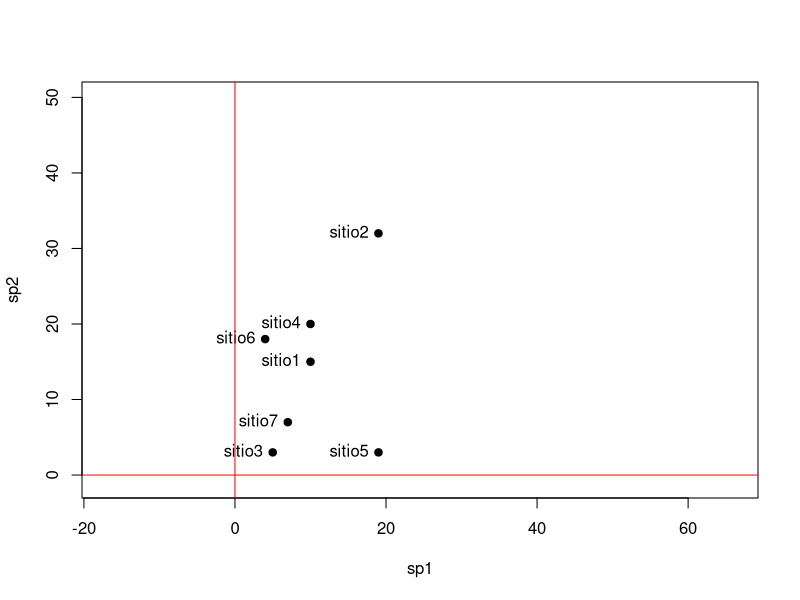
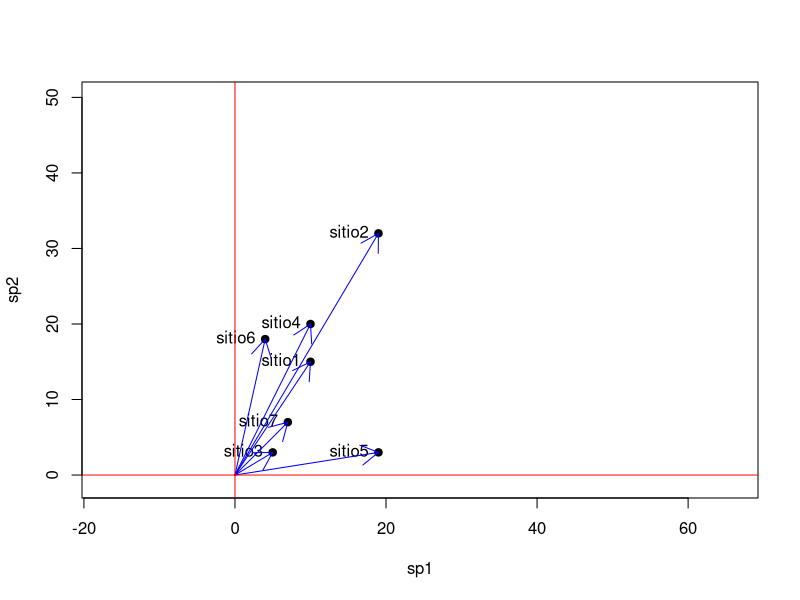
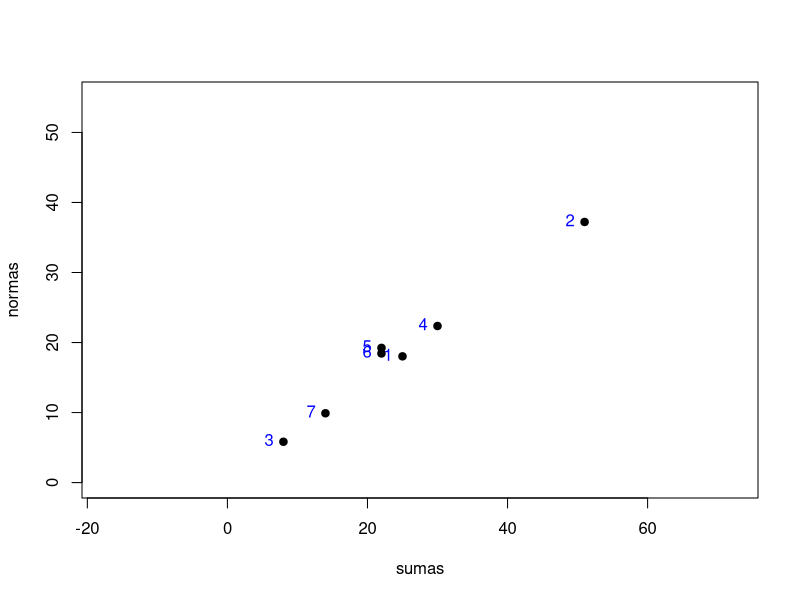
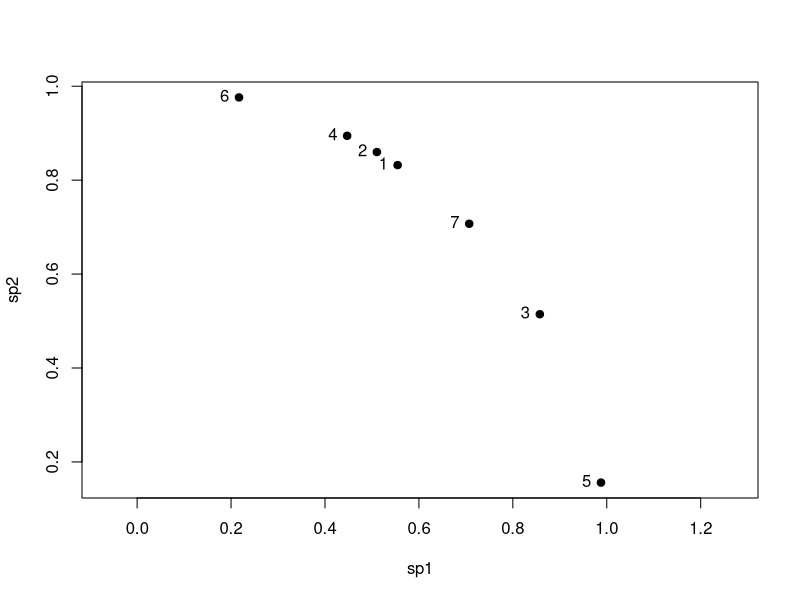
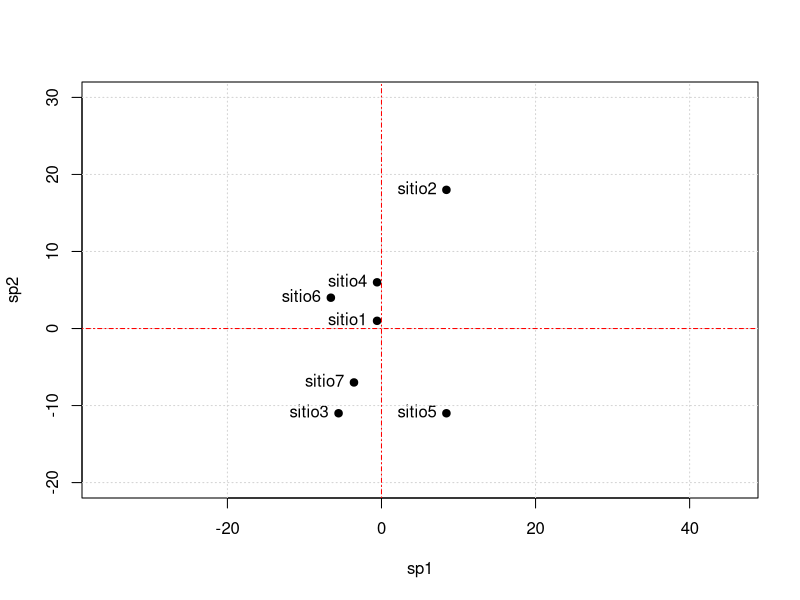
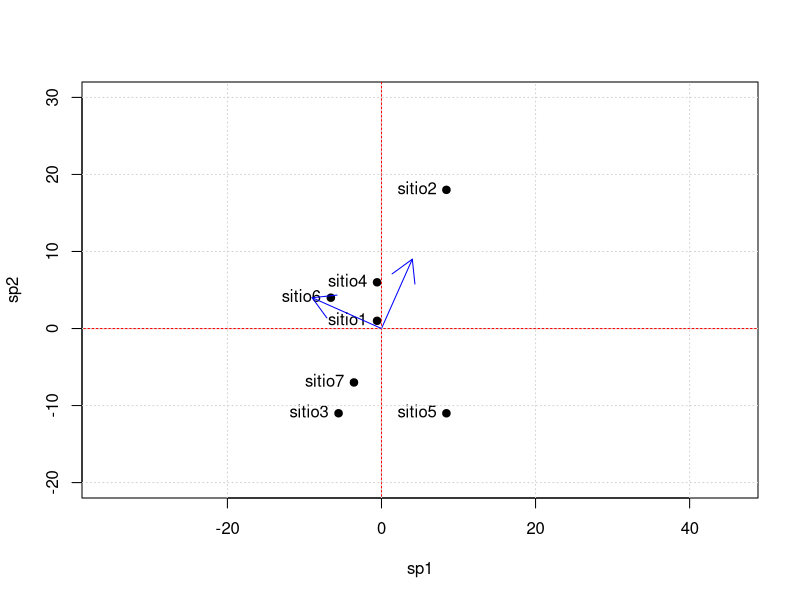
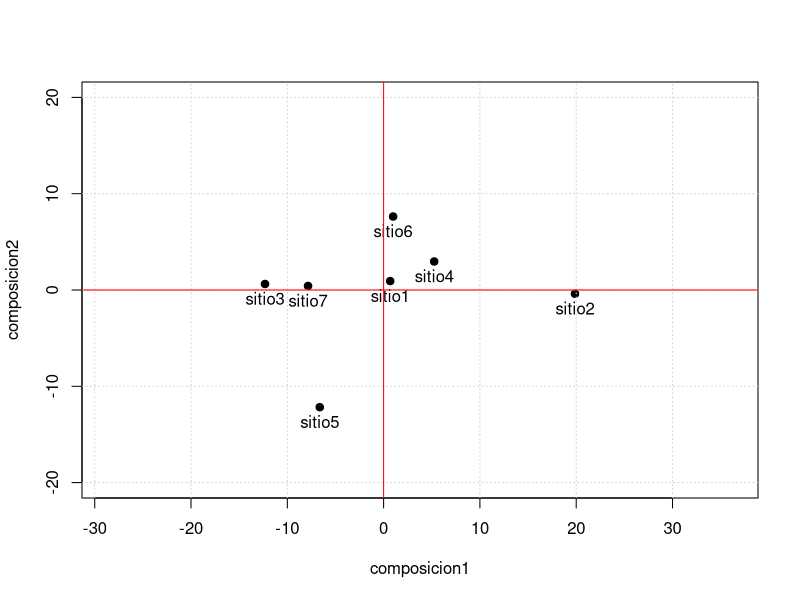
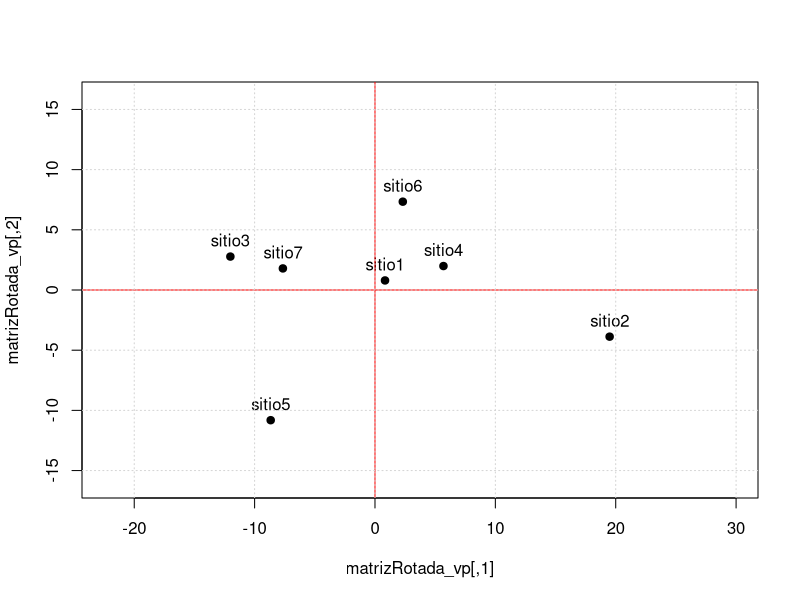

These charts were generated, in order, by the following R code:
## ---- chunk 1
# Lectura de base de datos

baseAbun1 <- read.table("ejemplo1.txt", header = TRUE, row.names = 1)
## ---- chunk 2
matrizAbun <- as.matrix(baseAbun1)
matrizAbun
## ---- chunk 3
plot(matrizAbun, xlim = c(-1, 50), ylim = c(-1, 50), asp = 1, pch = 19)
text(matrizAbun, labels = row.names(matrizAbun), pos = 2)
abline(v = 0, col = "red")
abline(h = 0, col = "red")
## ---- chunk 4
sumas <- rowSums(matrizAbun)
sumas
## ---- chunk 5
nsitio1 <- sqrt(sum(matrizAbun[1, ] ^ 2))
nsitio1
nsitio2 <- sqrt(sum(matrizAbun[2, ] ^ 2))
nsitio2
## ---- chunk 6
normas <- sqrt(rowSums(matrizAbun ^ 2))
normas
## ---- chunk 7
plot(matrizAbun, xlim = c(-1, 50), ylim = c(-1, 50), asp = 1, pch = 19)
text(matrizAbun, labels = row.names(matrizAbun), pos = 2)
arrows(0, 0, matrizAbun[, 1], matrizAbun[, 2], col = "blue", length = 0.2)
abline(v = 0, col = "red")
abline(h = 0, col = "red")
## ---- chunk 8
plot(sumas, normas,
     asp = 1, xlim = c(0, 55), ylim = c(0, 55), pch =19)
text(sumas, normas, labels = 1:nrow(matrizAbun), pos = 2, col = "blue")
## ---- chunk 9
matrizNormalizadas <- matrizAbun/normas
## ---- chunk 10

plot(matrizNormalizadas, asp = 1, pch = 19)
text(matrizNormalizadas, labels = 1:nrow(matrizAbun), pos = 2)

## ---- chunk 11
promedios <- colMeans(matrizAbun)
promedios
## ---- chunk 12
matrizCentrada <- t(t(matrizAbun) - promedios)
matrizCentrada
## ---- chunk 13
plot(matrizCentrada,xlim = c(-20, 30), ylim = c(-20, 30), asp = 1, pch = 19)
text(matrizCentrada, labels = row.names(matrizAbun), pos = 2)
grid()
abline(h = 0, col = "red", lty = 4)
abline(v = 0, col = "red", lty = 4)

## ---- chunk 14
matrizAbun
## ---- chunk 15
var(matrizAbun)
## ---- chunk 16
matrizCentrada
## ---- chunk 17
var(matrizCentrada)
## ---- chunk 18
composicion1 <- c(4, 9)
composicion2 <- c(-9, 4)
## ---- chunk 19
promedios + composicion1
## ---- chunk 20
promedios + composicion2
## ---- chunk 21
## Producto punto de dos vectores
composicion1%*%composicion2
## ---- chunk 22

## Matriz con los vectores de referencia
composicion <- rbind(composicion1, composicion2)
## ---- chunk 23

plot(matrizCentrada,xlim = c(-20, 30), ylim = c(-20, 30), asp = 1, pch = 19)
text(matrizCentrada, labels = row.names(matrizAbun), pos = 2)
abline(h = 0, col = "red")
abline(v = 0, col = "red")
arrows(0, 0, composicion1[1], composicion1[2], col = "blue")
arrows(0, 0, composicion2[1], composicion2[2], col = "blue")
grid()
## ---- chunk 24

compoUnidad <- composicion / sqrt(rowSums(composicion ^ 2))

matrizProyectada <- matrizCentrada %*% t(compoUnidad)

plot(matrizProyectada, asp = 1, pch = 19, ylim = c(-20, 20))
text(matrizProyectada, labels = row.names(matrizAbun), pos = 1)
grid()
abline(h = 0, col = "red")
abline(v = 0, col = "red")
## ---- chunk 25
var(matrizProyectada)
## ---- chunk 26
m_vc <- var(matrizCentrada)
vp1 <- eigen(m_vc)
vp1
## ---- chunk 27
(matrizRotada_vp <- matrizCentrada%*%vp1$vectors)
## ---- chunk 28
plot(matrizRotada_vp, asp = 1, pch = 19, ylim = c(-16, 16))
text(matrizRotada_vp, labels = row.names(matrizAbun), pos = 3)
abline(h=0, col = "red")
abline(v=0, col = "red")
grid()
## ---- chunk 29
round(var(matrizRotada_vp), 3)
